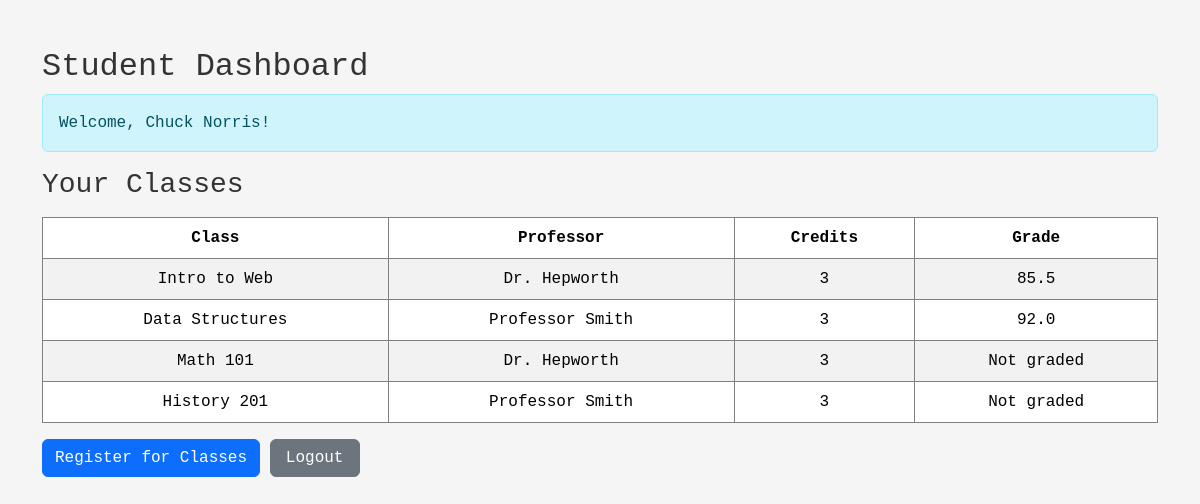
/student/dashboard (signed in), run on the app's committed database.
### models.py (models this page shows, shortened)
class Course(db.Model):
    __tablename__ = 'courses'
    id = db.Column(db.Integer, primary_key=True)
    name = db.Column(db.String(100), nullable=False)
    description = db.Column(db.Text, nullable=True)
    capacity = db.Column(db.Integer, nullable=False, default=30)
    teacher_id = db.Column(db.Integer, db.ForeignKey('teachers.id'), nullable=False)
    enrollments = db.relationship('Enrollment', backref='course', lazy=True)

class Teacher(db.Model):
    __tablename__ = 'teachers'
    id = db.Column(db.Integer, primary_key=True)
    name = db.Column(db.String(100), nullable=False)
    email = db.Column(db.String(100), unique=True, nullable=False)
    password_hash = db.Column(db.String(200), nullable=False)
    courses = db.relationship('Course', backref='teacher', lazy=True)

class Enrollment(db.Model):
    __tablename__ = 'enrollments'
    id = db.Column(db.Integer, primary_key=True)
    student_id = db.Column(db.Integer, db.ForeignKey('students.id'), nullable=False)
    course_id = db.Column(db.Integer, db.ForeignKey('courses.id'), nullable=False)
    grade = db.Column(db.Float, nullable=True)
    __table_args__ = (
        db.UniqueConstraint('student_id', 'course_id', name='unique_enrollment'),
    )

### app.py (the view)
@app.route('/student/dashboard')
def student_dashboard():
    if 'user_id' not in session or session.get('role') != 'student':
        return redirect(url_for('student_login'))
    student_id = session['user_id']
    student_name = session['user_name']
    print(f"Loading dashboard for student: {student_name} (ID: {student_id})")
    enrollments = Enrollment.query.filter_by(student_id=student_id).join(Course).all()
    enrolled_courses = []
    for enrollment in enrollments:
        enrolled_courses.append({
            'name': enrollment.course.name,
            'professor': enrollment.course.teacher.name,
            'credits': 3,  # Default credits
            'grade': enrollment.grade
        })
    print(f"Student has {len(enrolled_courses)} enrolled courses")
    return render_template('student_dashboard.html',
                         student_name=student_name,
                         courses=enrolled_courses)

### templates/student_dashboard.html (shortened to what this page needs)
<!DOCTYPE html>
<html lang="en">
<head>
  <link href="https://cdn.jsdelivr.net/npm/bootstrap@5.3.2/dist/css/bootstrap.min.css" rel="stylesheet">
  <link rel="stylesheet" href="/static/css/style.css">
</head>
<body>
<div class="container mt-5">
  <h2>Student Dashboard</h2>
  {% if student_name %}
    <div class="alert alert-info">Welcome, {{ student_name }}!</div>
  {% endif %}
  <h3>Your Classes</h3>
  <table class="table table-striped" id="enrolledTable">
    <thead>
      <tr>
        <th>Class</th>
        <th>Professor</th>
        <th>Credits</th>
        <th>Grade</th>
      </tr>
    </thead>
    <tbody>
      {% for course in courses %}
      <tr>
        <td>{{ course.name }}</td>
        <td>{{ course.professor }}</td>
        <td>{{ course.credits }}</td>
        <td>{{ course.grade if course.grade else 'Not graded' }}</td>
      </tr>
      {% endfor %}
    </tbody>
  </table>
  <button id="registerClassesBtn" class="btn btn-primary">Register for Classes</button>
  <button onclick="logoutStudent()" class="btn btn-secondary">Logout</button>
</div>
</body>
</html>

### static/css/style.css (style rules this page uses)
body { margin: 25px; background-color: whitesmoke; color: #333; font-family: 'Courier New', Courier, monospace; }
button { background-color: green; color: white; border: none; padding: 8px 12px; border-radius: 5px; cursor: pointer; }
table { width: 100%; border-collapse: collapse; margin-top: 15px; background-color: white; }
th, td { border: 1px solid gray; padding: 10px; text-align: center; }
th { background-color: green; color: white; }
.btn { min-width: 90px; }

### data on the page
Course: name "Intro to Web"
Teacher: professor "Dr. Hepworth" "Dr. Hepworth"
Enrollment: grade "85.5"
Course: name "Data Structures"
Teacher: professor "Professor Smith" "Professor Smith"
Enrollment: grade "92.0"
Course: name "Math 101"
Course: name "History 201"

### other printed values
{{ student_name }} "Chuck Norris"
{{ course.credits }} "3" "3" "3" "3"
{{ course.grade if course.grade else 'Not graded' }} "Not graded" "Not graded"
